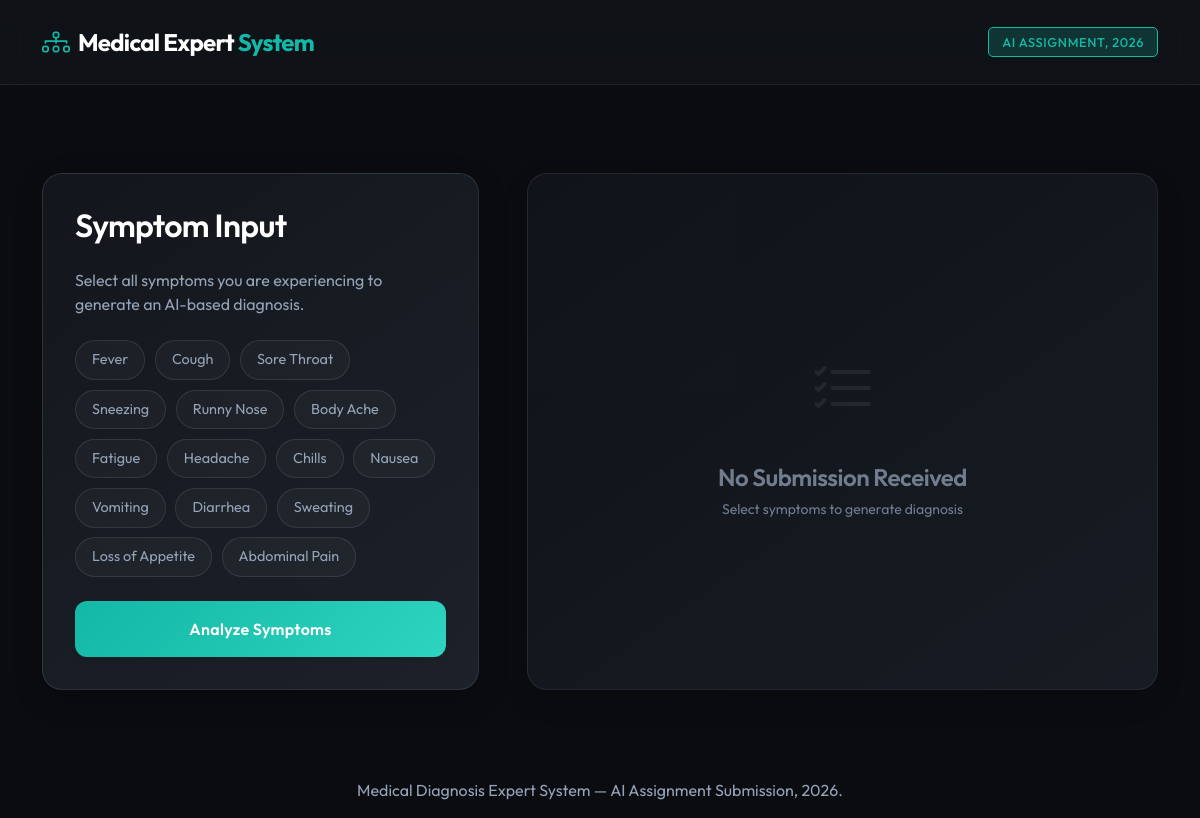
The page /diagnose/ on the database its author committed.
### diagnoses/models.py (models this page shows)
class Symptom(models.Model):
    name = models.CharField(max_length=100)
    def __str__(self):
        return self.name

### diagnoses/views.py (the view)
# urls.py: path('', diagnose_view, name='index'),
def diagnose_view(request):
    diagnoses = None
    if request.method == "POST":
        form = SymptomForm(request.POST)
        if form.is_valid():
            selected = form.cleaned_data["symptoms"]
            symptom_names = {s.name for s in selected}
            diagnoses = diagnose(symptom_names)
    else:
        form = SymptomForm()
    kb_data = []
    rules = Rule.objects.prefetch_related('symptoms')
    for rule in rules:
        kb_data.append({
            "disease": rule.disease.name,
            "symptoms": [s.name for s in rule.symptoms.all()]
        })
    return render(request, "diagnoses/index.html", {
        "form": form,
        "diagnoses": diagnoses,
        "kb_json": json.dumps(kb_data)
    })

### diagnoses/templates/diagnoses/index.html (shortened to what this page needs)
{% extends "diagnoses/base.html" %}
{% block content %}
<div class="container py-4">
    <div class="row g-5">
        <div class="col-lg-5">
            <div class="glass-card animate-fade-in-up" style="animation-delay: 0.1s;">
                <h2 class="mb-4 d-flex align-items-center">
                    Symptom Input
                </h2>
                <p class="text-muted-custom mb-4">Select all symptoms you are experiencing to generate an AI-based diagnosis.</p>
                <form method="post" action="{% url 'diagnoses:index' %}" id="diagnosis-form">
                    <div class="symptom-grid mb-4">
                        {% for checkbox in form.symptoms %}
                        <div class="symptom-pill">
                            <label for="{{ checkbox.id_for_label }}">
                                {{ checkbox.choice_label }}
                            </label>
                        </div>
                        {% endfor %}
                    </div>
                    <button type="submit"
                        class="btn btn-modern w-100 py-3 mt-2 shadow-sm d-flex justify-content-center align-items-center">
                        Analyze Symptoms
                    </button>
                </form>
            </div>
        </div>
        <div class="col-lg-7">
            {% if diagnoses %}
            <div class="results-header mb-4 animate-fade-in-up d-flex justify-content-between align-items-end" style="animation-delay: 0.2s;">
                <div>
                    <h3 class="mb-1 d-flex align-items-center">
                        Inference Results
                    </h3>
                    <p class="text-muted-custom mb-0">Based on your input, here are the potential matches sorted by confidence.</p>
                </div>
                <button type="button" onclick="exportReport()" class="btn btn-outline-light btn-sm rounded-pill px-3">
                    <i class="bi bi-download me-1"></i> Export Report
                </button>
            </div>
            <div class="diagnoses-list">
                {% for d in diagnoses %}
                <div class="glass-card mb-4 animate-fade-in-up diagnosis-item"
                    style="animation-delay: 0.{{ forloop.counter|add:'2' }}s;">
                    <div class="d-flex justify-content-between align-items-center mb-3">
                        <h4 class="mb-0 text-white">{{ d.disease }}</h4>
                        <div class="d-flex align-items-center gap-2">
                            <div class="confidence-badge {% if d.confidence >= 80 %}high{% elif d.confidence >= 50 %}medium{% else %}low{% endif %}">
                                {{ d.confidence }}% Match
                            </div>
                            <button type="button" class="btn btn-link p-0 text-muted"
                                    data-bs-toggle="tooltip" data-bs-placement="top" data-bs-html="true"
                                    title="<b>Reasoning:</b><br>{{ d.matched_symptoms|length }} matched out of {{ d.matched_symptoms|length|add:d.missing_symptoms|length }} required symptoms for this rule.">
                                <i class="bi bi-info-circle"></i>
                            </button>
                        </div>
                    </div>
                    <div class="progress custom-progress mb-4">
                        <div class="progress-bar {% if d.confidence >= 80 %}bg-success{% elif d.confidence >= 50 %}bg-warning{% else %}bg-danger{% endif %}"
                            role="progressbar" style="width: {{ d.confidence }}%;" aria-valuenow="{{ d.confidence }}"
                            aria-valuemin="0" aria-valuemax="100">
                        </div>
                    </div>
                    <div class="row g-3">
                        <div class="col-sm-6 text-start">
                            <h6 class="text-muted-custom text-uppercase small fw-bold mb-2">Matched Symptoms</h6>
                            <div class="d-flex flex-wrap gap-2">
                                {% if d.matched_symptoms %}
                                {% for sym in d.matched_symptoms %}
                                <span class="badge custom-badge badge-matched">
                                    <i class="bi bi-check-circle-fill me-1"></i> {{ sym }}
                                </span>
                                {% endfor %}
                                {% else %}
                                <span class="text-muted-custom small fst-italic">None mapped</span>
                                {% endif %}
                            </div>
                        </div>
                        <div class="col-sm-6 text-start">
                            <h6 class="text-muted-custom text-uppercase small fw-bold mb-2">Missing Symptoms</h6>
                            <div class="d-flex flex-wrap gap-2">
                                {% if d.missing_symptoms %}
                                {% for sym in d.missing_symptoms %}
                                <span class="badge custom-badge badge-missing">
                                    <i class="bi bi-dash-circle me-1"></i> {{ sym }}
                                </span>
                                {% endfor %}
                                {% else %}
                                <span class="text-muted-custom small fst-italic">None</span>
                                {% endif %}
                            </div>
                        </div>
                    </div>
                </div>
                {% endfor %}
            </div>
            {% else %}
            <div class="glass-card h-100 d-flex flex-column align-items-center justify-content-center text-center p-5 animate-fade-in-up opacity-75"
                style="animation-delay: 0.3s;">
                <div class="empty-state-icon mb-4">
                    <i class="bi bi-list-check" style="font-size: 4rem; color: var(--border-color);"></i>
                </div>
                <h4 class="text-muted-custom">No Submission Received</h4>
                <p class="text-muted-custom small mb-0">Select symptoms to generate diagnosis</p>
            </div>
            {% endif %}
        </div>
    </div>
</div>
{% endblock %}

### diagnoses/templates/diagnoses/base.html (shortened to what this page needs)
{% load static %}
<!DOCTYPE html>
<html lang="en">
<head>
    <link href="https://cdn.jsdelivr.net/npm/bootstrap@5.3.0/dist/css/bootstrap.min.css" rel="stylesheet">
    <link rel="stylesheet" href="https://cdn.jsdelivr.net/npm/bootstrap-icons@1.11.1/font/bootstrap-icons.css">
    <link rel="stylesheet" href="{% static 'diagnoses/css/style.css' %}">
</head>
<body>
    <nav class="navbar custom-navbar sticky-top">
        <div class="container">
            <a class="navbar-brand d-flex align-items-center" href="/">
                <i class="bi bi-diagram-3 text-accent me-2 fs-3"></i>
                <span class="brand-text">Medical Expert <span class="text-accent text-light fw-bold">System</span></span>
            </a>
            <div class="d-flex align-items-center gap-3">
               <span class="badge badge-accent">AI Assignment, 2026</span>
            </div>
        </div>
    </nav>
    <main class="main-content">
        {% block content %}
        {% endblock %}
    </main>
    <footer class="footer mt-auto py-3">
        <div class="container text-center">
            <p class="mb-0 text-muted-custom">Medical Diagnosis Expert System — AI Assignment Submission, 2026.</p>
        </div>
    </footer>
</body>
</html>

### diagnoses/static/diagnoses/css/style.css (style rules this page uses)
:root { --bg-primary: #0a0c10; --bg-secondary: #13161c; --bg-tertiary: #1c212a; --accent-primary: #14b8a6; --accent-secondary: #2dd4bf; --accent-glow: rgba(20, 184, 166, 0.2); --text-main: #ffffff; --text-muted: #94a3b8; --success: #10b981; --success-bg: rgba(16, 185, 129, 0.1); --warning: #f59e0b; --warning-bg: rgba(245, 158, 11, 0.1); --danger: #ef4444; --danger-bg: rgba(239, 68, 68, 0.1); --border-color: rgba(240, 243, 248, 0.1); --glass-bg: rgba(19, 22, 28, 0.65); --glass-border: rgba(255, 255, 255, 0.08); --glass-blur: blur(16px); --glass-shadow: 0 8px 32px 0 rgba(0, 0, 0, 0.37); --font-family: 'Outfit', sans-serif; --transition-fast: 0.2s cubic-bezier(0.4, 0, 0.2, 1); --transition-normal: 0.3s cubic-bezier(0.4, 0, 0.2, 1); }
body { background-color: var(--bg-primary); background-image: none; color: var(--text-main); font-family: var(--font-family); min-height: 100vh; display: flex; flex-direction: column; -webkit-font-smoothing: antialiased; }
h1, h2, h3, h4, h5, h6 { font-weight: 600; letter-spacing: -0.02em; }
.text-accent { color: var(--accent-primary) !important; }
.text-muted-custom { color: var(--text-muted); }
.custom-navbar { background: var(--glass-bg); backdrop-filter: var(--glass-blur); -webkit-backdrop-filter: var(--glass-blur); border-bottom: 1px solid var(--glass-border); padding: 1rem 0; transition: var(--transition-normal); }
.brand-text { font-size: 1.5rem; font-weight: 700; color: var(--text-main); letter-spacing: -0.03em; }
.badge-accent { background: var(--accent-glow); border: 1px solid var(--accent-primary); color: var(--accent-primary); padding: 0.5rem 0.8rem; border-radius: 5px; font-weight: 500; font-size: 0.8rem; letter-spacing: 0.05em; text-transform: uppercase; }
.main-content { flex: 1; padding: 3rem 0; }
.glass-card { background: linear-gradient(145deg, var(--bg-secondary), var(--bg-tertiary)); border: 1px solid var(--border-color); border-radius: 20px; padding: 2rem; box-shadow: 0 10px 30px rgba(0, 0, 0, 0.2); transition: var(--transition-normal); position: relative; overflow: hidden; }
.glass-card::before { content: ''; position: absolute; top: 0; left: 0; width: 100%; height: 1px; background: linear-gradient(90deg, transparent, var(--accent-primary), transparent); opacity: 0; transition: var(--transition-normal); }
.btn-modern { background: linear-gradient(135deg, var(--accent-primary) 0%, var(--accent-secondary) 100%); color: #fff; border: none; border-radius: 12px; padding: 0.8rem 2rem; font-weight: 600; letter-spacing: 0.02em; transition: var(--transition-normal); position: relative; overflow: hidden; z-index: 1; }
.btn-modern::after { content: ''; position: absolute; top: 0; left: 0; width: 100%; height: 100%; background: linear-gradient(135deg, var(--accent-secondary) 0%, var(--accent-primary) 100%); z-index: -1; transition: opacity var(--transition-normal); opacity: 0; }
.animate-fade-in-up { animation: fadeInUp 0.5s ease-out forwards; }
.symptom-grid { display: flex; flex-wrap: wrap; gap: 0.6rem; }
.symptom-pill { position: relative; }
.symptom-pill label { display: inline-flex; align-items: center; padding: 0.5rem 1rem; background-color: rgba(255, 255, 255, 0.03); border: 1px solid var(--border-color); border-radius: 50px; font-size: 0.9rem; color: var(--text-muted); cursor: pointer; transition: var(--transition-fast); user-select: none; }

### rows shown on the page
Symptom: choice_label "Fever"
Symptom: choice_label "Cough"
Symptom: choice_label "Sore Throat"
Symptom: choice_label "Sneezing"
Symptom: choice_label "Runny Nose"
Symptom: choice_label "Body Ache"
Symptom: choice_label "Fatigue"
Symptom: choice_label "Headache"
Symptom: choice_label "Chills"
Symptom: choice_label "Nausea"
Symptom: choice_label "Vomiting"
Symptom: choice_label "Diarrhea"
Symptom: choice_label "Sweating"
Symptom: choice_label "Loss of Appetite"
Symptom: choice_label "Abdominal Pain"
